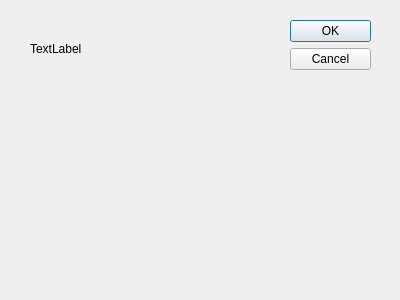
<?xml version="1.0" encoding="UTF-8"?>
<ui version="4.0">
 <class>gameload</class>
 <widget class="QDialog" name="gameload">
  <property name="geometry">
   <rect>
    <x>0</x>
    <y>0</y>
    <width>400</width>
    <height>300</height>
   </rect>
  </property>
  <property name="windowTitle">
   <string>Dialog</string>
  </property>
  <widget class="QDialogButtonBox" name="buttonBox">
   <property name="geometry">
    <rect>
     <x>290</x>
     <y>20</y>
     <width>81</width>
     <height>241</height>
    </rect>
   </property>
   <property name="orientation">
    <enum>Qt::Vertical</enum>
   </property>
   <property name="standardButtons">
    <set>QDialogButtonBox::Cancel|QDialogButtonBox::Ok</set>
   </property>
  </widget>
  <widget class="QLabel" name="label">
   <property name="geometry">
    <rect>
     <x>30</x>
     <y>40</y>
     <width>67</width>
     <height>17</height>
    </rect>
   </property>
   <property name="text">
    <string>TextLabel</string>
   </property>
  </widget>
 </widget>
 <resources/>
 <connections>
  <connection>
   <sender>buttonBox</sender>
   <signal>accepted()</signal>
   <receiver>gameload</receiver>
   <slot>accept()</slot>
   <hints>
    <hint type="sourcelabel">
     <x>248</x>
     <y>254</y>
    </hint>
    <hint type="destinationlabel">
     <x>157</x>
     <y>274</y>
    </hint>
   </hints>
  </connection>
  <connection>
   <sender>buttonBox</sender>
   <signal>rejected()</signal>
   <receiver>gameload</receiver>
   <slot>reject()</slot>
   <hints>
    <hint type="sourcelabel">
     <x>316</x>
     <y>260</y>
    </hint>
    <hint type="destinationlabel">
     <x>286</x>
     <y>274</y>
    </hint>
   </hints>
  </connection>
 </connections>
</ui>
